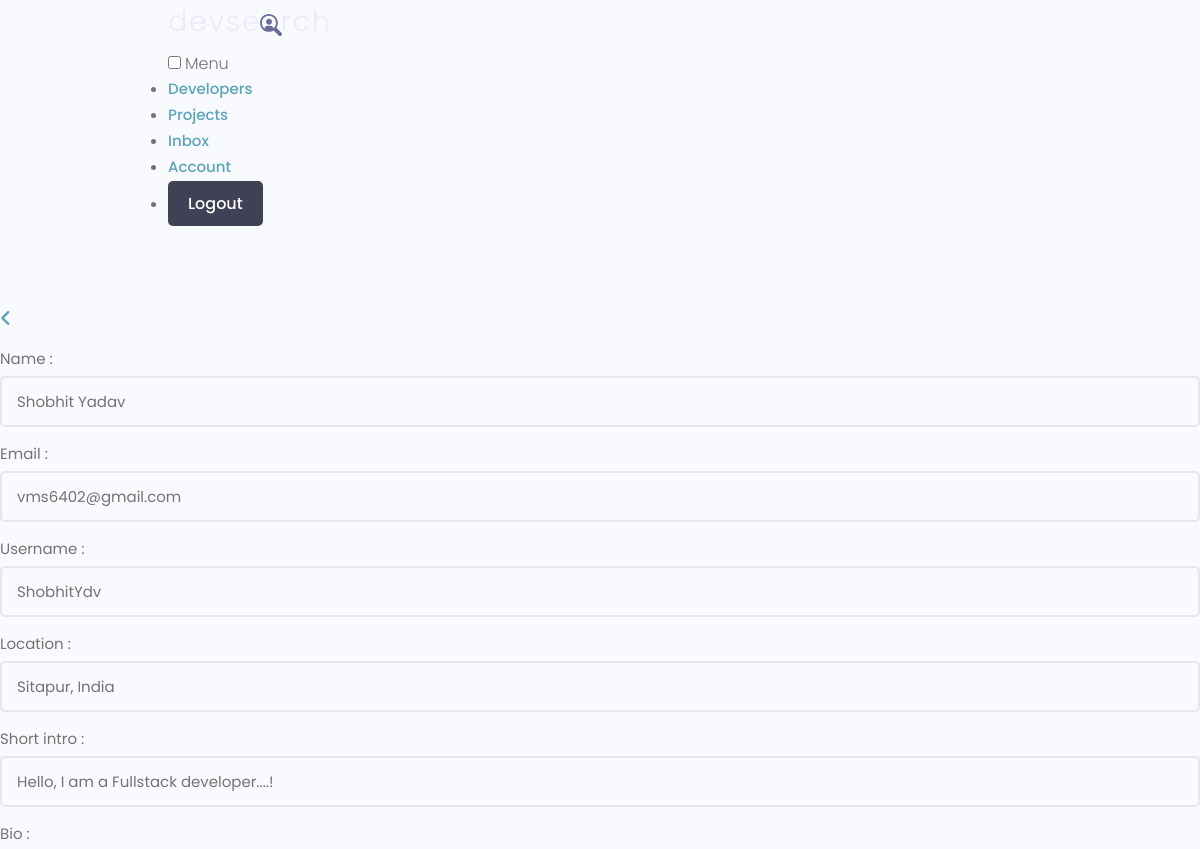
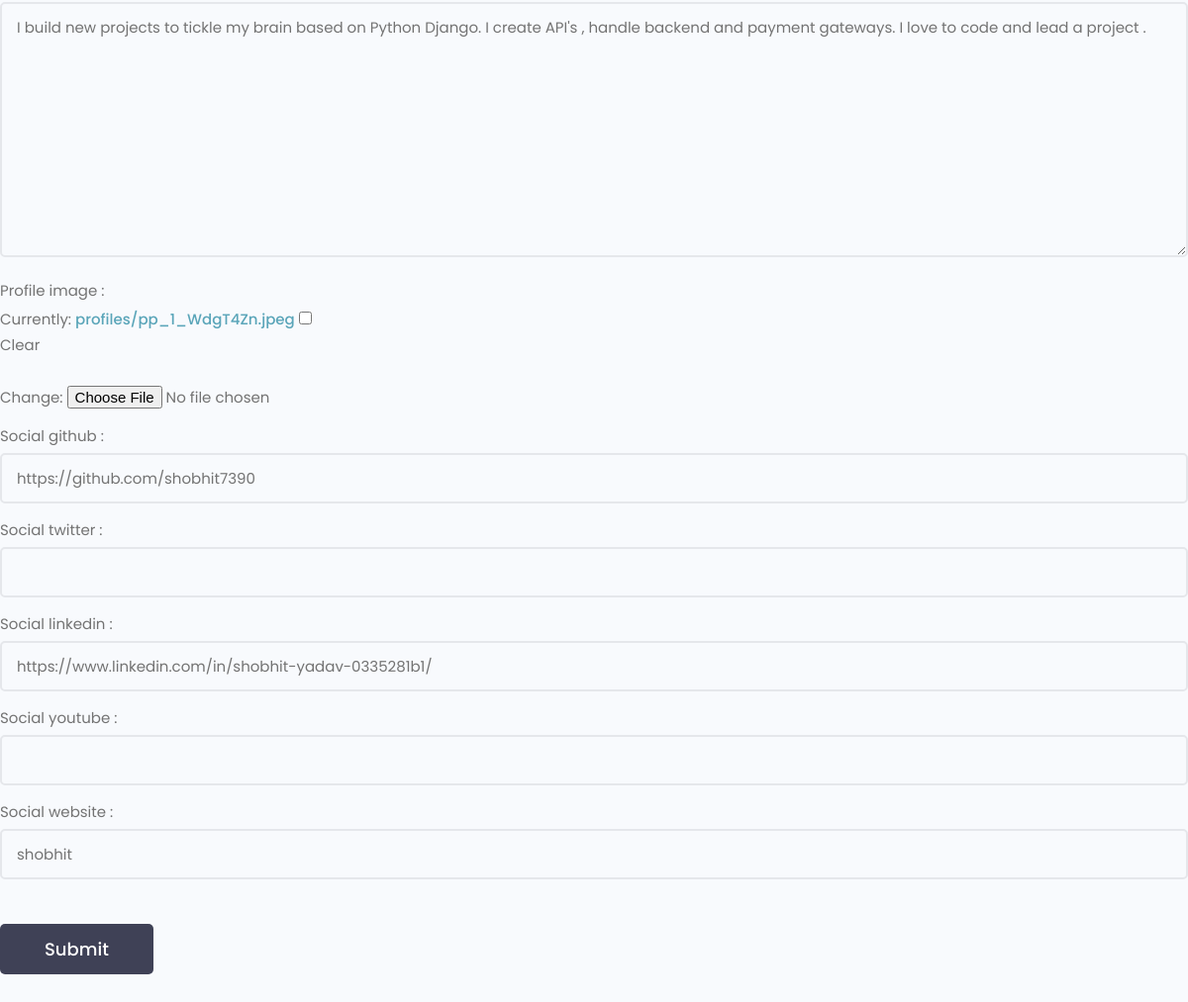
The page /edit-account/ (signed in) on the database its author committed (2 pictures, top to bottom).
### users/models.py (models this page shows, shortened)
class Profile(models.Model):
    user=models.OneToOneField(User, on_delete=models.CASCADE, null=True, blank=True)
    name=models.CharField(max_length=200, null=True,blank=True)
    email=models.EmailField(max_length=500, null=True,blank=True)
    username=models.CharField(max_length=200, null=True,blank=True)
    location=models.CharField(max_length=200, null=True,blank=True)
    short_intro=models.CharField(max_length=200, null=True,blank=True)
    bio=models.TextField(null=True,blank=True)
    profile_image=models.ImageField(null=True,blank=True,upload_to='profiles/',default='profiles/user-default.png')
    social_github=models.CharField(max_length=200, null=True,blank=True)
    social_twitter=models.CharField(max_length=200, null=True,blank=True)
    social_linkedin=models.CharField(max_length=200, null=True,blank=True)
    social_youtube=models.CharField(max_length=200, null=True,blank=True)
    social_website=models.CharField(max_length=200, null=True,blank=True)
    created=models.DateTimeField(auto_now_add=True)
    id=models.UUIDField(default=uuid.uuid4, unique=True, primary_key=True, editable=False)

### users/views.py (the view)
# urls.py: path('edit-account/', views.editAccount, name='edit-account'),
@login_required(login_url='login')
def editAccount(request):
    profile=request.user.profile
    form=ProfileForm(instance=profile)
    if request.method=='POST':
        form=ProfileForm(request.POST, request.FILES, instance=profile)
        if form.is_valid():
            form.save()
            return redirect('account')
    context={'form':form}
    return render(request, 'users/profile_form.html', context)

### users/forms.py
class ProfileForm(ModelForm):
    class Meta:
        model=Profile
        exclude=['user']
    def __init__(self, *args, **kwargs):
        super(ProfileForm, self).__init__(*args, **kwargs)
        for name, field in self.fields.items():
            field.widget.attrs.update({'class':'input'})

### users/templates/users/profile_form.html (shortened to what this page needs)
{% extends 'main.html' %}
{% block content %}
<main class="formPage my-xl">
    <div class="content-box">
        <div class="formWrapper">
            <a class="backButton" href="{% url 'account' %}"></a>
            <br>
            <form class="form" method="POST" action="{% url 'edit-account' %}" enctype="multipart/form-data">
                {% for field in form %}
                <div class="form__field">
                    <label for="formInput#text">{{field.label}} :</label>
                    {{field}}
                </div>
                {% endfor %}
                <input class="btn btn--sub btn--lg  my-md" type="submit" value="Submit" />
            </form>
        </div>
    </div>
</main>
{% endblock content %}

### static/uikit/styles/modules/_variables.css (style rules this page uses)
:root { --color-main: #5aa5b9; --color-main-light: #e6faff; --color-sub: #3f4156; --color-sub-light: #51546e; --color-sub-lighter: #ededfd; --color-text: #737373; --color-gray: #8b8b8b; --color-light: #e5e7eb; --color-light-gray: #767676; --color-bg: #f8fafd; --color-white: #fffefd; --color-white-light: #f3f3f3; --color-success: #359e64; --color-success-bg: #def8e8; --color-error: #fc4b0b; --color-error-bg: #fff2ee; --font-base: 'Poppins', arial, helvetica, 'Segoe UI', roboto, ubuntu, sans-serif; --font-monospace: 'Fira Code', 'Courier New', courier, monospace; --font-regular: 300; --font-medium: 500; --font-bold: 700; --generic-shadow: 1px 1px 5px #00000010; --generic-transition: all 0.3s ease-in-out; }

### static/uikit/styles/modules/_base.css (style rules this page uses)
* { margin: 0; padding: 0; box-sizing: border-box; text-rendering: optimizeLegibility; color: inherit; font-size: inherit; }
html { font-size: 50%; }
@media only screen and (min-width: 480px) { html { font-size: 56.25%; } }
@media only screen and (min-width: 1200px) { html { font-size: 62.5%; } }
body { line-height: 1.6; font-weight: 400; font-size: 1.5rem; color: var(--color-text); background-color: var(--color-bg); min-height: 100vh; }

### static/uikit/styles/modules/_typography.css (style rules this page uses)
* { font-family: var(--font-base); }
a { padding-bottom: 2px; text-decoration: none; display: inline-block; color: var(--color-main); font-weight: var(--font-medium); }

### static/uikit/styles/modules/_utilities.css (style rules this page uses)
.my-md { margin: 3rem auto; }
.my-xl { margin: 8rem auto; }

### static/uikit/styles/modules/_button.css (style rules this page uses)
.btn { display: inline-block; position: relative; cursor: pointer; background-color: var(--color-light); font-weight: var(--font-medium); color: var(--color-sub); text-decoration: none; padding: 1rem 2rem; border-radius: 0.5rem; border: none; width: -webkit-fit-content; width: -moz-fit-content; width: fit-content; height: -webkit-fit-content; height: -moz-fit-content; height: fit-content; font-size: 1.6rem; outline-width: 0; outline-color: transparent; -webkit-backface-visibility: hidden; backface-visibility: hidden; transition: all 0.3s ease-in-out; }
.btn--sub { background-color: var(--color-sub); color: var(--color-white); }
.btn--lg { font-size: 1.8rem; padding: 1.2rem 4.5rem; }

### static/uikit/styles/modules/_form.css (style rules this page uses)
.form { display: block; }
.form__field { margin-top: 1.5rem; margin-bottom: 1.5rem; }
.form__label, .form__field > label { display: block; margin-bottom: 0.5rem; color: var(--color-text); }
input.input[type='text'], input.input[type='email'], input.input[type='password'], input.input[type='number'], textarea.input { min-width: 24rem; width: 100%; padding: 1.2rem 1.5rem; border-radius: 0.5rem; border: 2px solid var(--color-light); transition: all 0.3s ease-in-out; background-color: var(--color-bg); }

### rows shown on the page
Profile: form "Shobhit Yadav" "vms6402@gmail.com" "ShobhitYdv" "Sitapur, India" "Hello, I am a Fullstack developer....!" "I build new projects to tickle my brain based on Python Django. I create API's , handle backend and payment gateways. I love to code and lead a project ." "https://github.com/shobhit7390" "https://www.linkedin.com/in/shobhit-yadav-0335281b1/" "shobhit"

### other values the page prints
{{ field.label }} "Name" "Email" "Username" "Location" "Short intro" "Bio" "Profile image" "Social github" "Social twitter" "Social linkedin" "Social youtube" "Social website"
